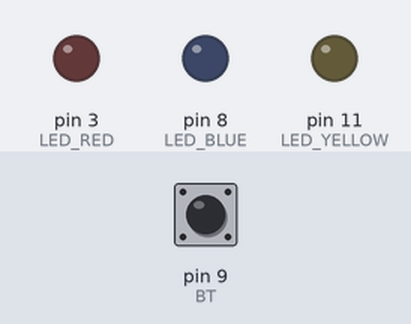
The sketch below on a simulated Arduino Uno, built with avr-gcc and run on an emulated ATmega328P. Shown: output pins drawn as LEDs (lit = HIGH). The inputs (shaded band) are chosen by the test bench; at power-on: pin 9 (BT) HIGH.

Above: at 1.2 s.
1.3 s: pin 9 (BT) pulled LOW for 0.15 s
At 2.0 s:
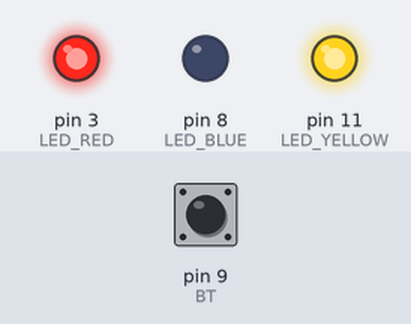
4.4 s: pin 9 (BT) pulled LOW for 1 s
At 7.1 s:
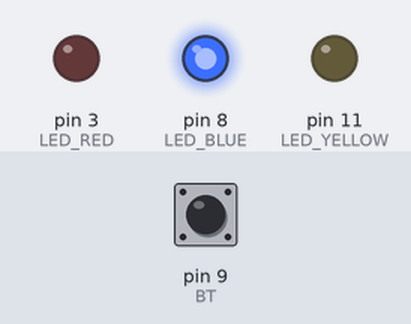
8.4 s: pin 9 (BT) pulled LOW for 3.2 s
At 9.8 s:
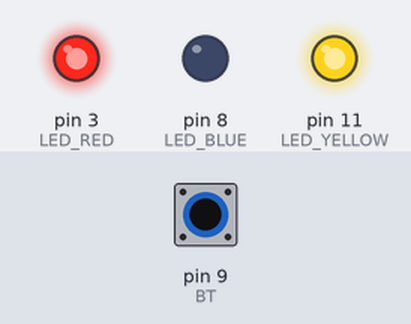
Timing chart, 0 to 15.9 s (numbered marks = the images above; inputs shaded):
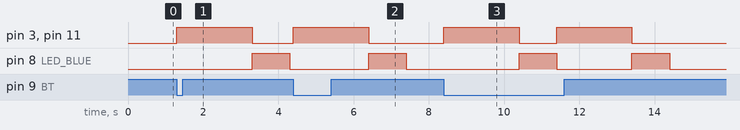

The sketch:

sketch.ino
```cpp
//Mapeamento de I/Os

#define LED_YELLOW 11
#define LED_BLUE 8
#define LED_RED 3
#define BT 9


void setup() {
  //Configurar pinos dos LEDs como OUTPUT, pois, por padrão, ele vem como INPUT
  pinMode(LED_YELLOW, OUTPUT);
  pinMode(LED_BLUE, OUTPUT);
  pinMode(LED_RED, OUTPUT);
  //Configurar pino do botão como INPUT. Enquanto ngm apertar,
  //ele permanece em HIGH. Quando apertar ele vai para LOW.
  pinMode(BT, INPUT_PULLUP);

/*
LED:
LOW--> desligado
HIGH--> ligado
BOTÃO:
HIGH:-->desligado
LOW:-->ligado
*/
}

void loop() {
//Quando o botão for acionado, os LEDs deverão piscar.
//Se o botão for pressionado...
  if (digitalRead(BT)==LOW){
    piscaLED();
  }
  else{
  digitalWrite(LED_YELLOW, LOW);
  digitalWrite(LED_BLUE, LOW);
  digitalWrite(LED_RED, LOW);
  }
}
void piscaLED(){
  //Ligar todos os LEDs
  digitalWrite(LED_YELLOW, HIGH);
  digitalWrite(LED_BLUE, LOW);
  digitalWrite(LED_RED, HIGH);
  delay(2000);//por padrão, ele vem em milisegundos, então isso é 2 segundos
  //Desligar todos os LEDs
  digitalWrite(LED_YELLOW, LOW);
  digitalWrite(LED_BLUE, HIGH);
  digitalWrite(LED_RED, LOW);
  delay(1000);
}
```

Measured:
- after the input at 1.3 s, pin 3 (LED_RED), pin 11 (LED_YELLOW): LOW → HIGH at once, → LOW 2.0 s later; pin 8 (LED_BLUE): LOW → HIGH after 2.0 s, → LOW 1.0 s later
- after the input at 4.4 s, pin 3 (LED_RED), pin 11 (LED_YELLOW): LOW → HIGH at once, → LOW 2.0 s later; pin 8 (LED_BLUE): LOW → HIGH after 2.0 s, → LOW 1.0 s later
- after the input at 8.4 s, pin 3 (LED_RED), pin 11 (LED_YELLOW): alternates HIGH for 2.0 s and LOW for 1.0 s, 4 changes in all, then stays LOW, starting at once; pin 8 (LED_BLUE): alternates HIGH for 1.0 s and LOW for 2.0 s, 4 changes in all, then stays LOW, starting after 2.0 s
